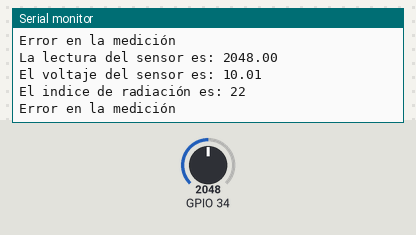
The sketch below on a simulated ESP32. Parts: the last lines printed to the serial monitor. The test bench sets the inputs (shaded band); at power-on: GPIO 34 = 2048.

Above: at 2.8 s.
2.9 s: GPIO 34 set to 1188
At 4.8 s:
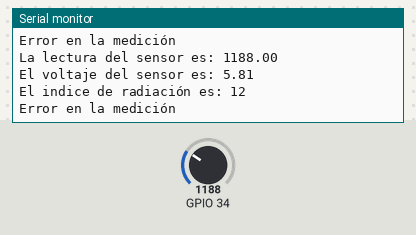
5.7 s: GPIO 34 set to 1063
At 7.4 s:
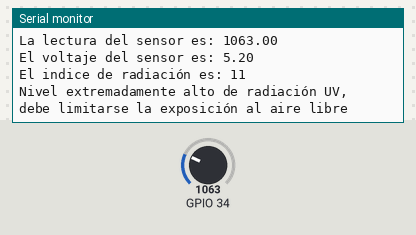
14.0 s: GPIO 34 set to 302
At 15.9 s:
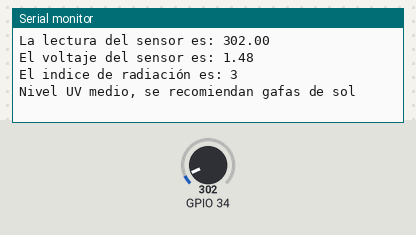
16.8 s: GPIO 34 set to 252
At 20.3 s:
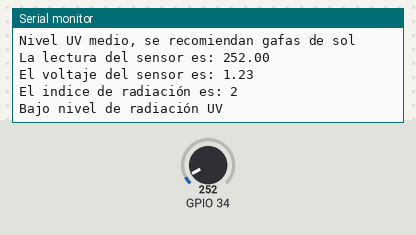
Timing chart, 0 to 21.8 s (numbered marks = the images above; inputs shaded):
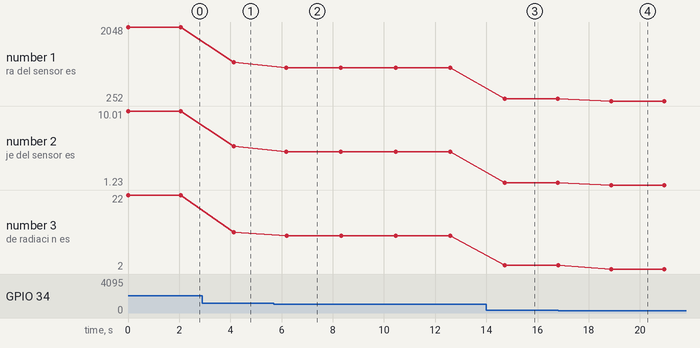

Measured:
- the behaviour switches between 1116 and 1115 on GPIO 34 (found by bisection; images 1 and 2)
- the behaviour switches between 279 and 278 on GPIO 34 (found by bisection; images 3 and 4)
- after the input at 2.9 s, the serial monitor: prints a new line after 1.2 s (image 1)
- after the input at 5.7 s, the serial monitor: prints a new line after 0.49 s (image 2)
- after the input at 14.0 s, the serial monitor: prints a new line after 0.72 s (image 3)
- after the input at 16.8 s, the serial monitor: prints a new line after 2.1 s (image 4)
- plotted number 1: 2048 → 1188 after the input at 2.9 s, 1188 → 1063 after the input at 5.7 s, 1063 → 302 after the input at 14.0 s, 302 → 252 after the input at 16.8 s
- plotted number 2: 10.01 → 5.81 after the input at 2.9 s, 5.81 → 5.2 after the input at 5.7 s, 5.2 → 1.48 after the input at 14.0 s, 1.48 → 1.23 after the input at 16.8 s

The sketch:

Sensor_de_radiacion_uv.ino
```cpp
float Sensorvalor;
float Sensorvoltaje;
int radiacion;

void setup() {
  Serial.begin(9600);
}

void loop() {
  Sensorvalor = analogRead(34);
  Sensorvoltaje = (Sensorvalor/1023)*5;
  radiacion = (Sensorvoltaje*11)/5;

  Serial.print("La lectura del sensor es: ");
  Serial.println(Sensorvalor);
  Serial.print("El voltaje del sensor es: ");
  Serial.println(Sensorvoltaje);
  Serial.print("El indice de radiación es: ");
  Serial.println(radiacion);

  if ((radiacion >=0)&&(radiacion<=2)) {
    Serial.println("Bajo nivel de radiación UV");
  }
  else if((radiacion >=3)&&(radiacion<=5)) {
    Serial.println("Nivel UV medio, se recomiendan gafas de sol");
  }
  else if((radiacion >=6)&&(radiacion<=7)) {
    Serial.println("Nivel alto, se recomiendan cremas protectoras");
  }
   else if((radiacion >= 8)&&(radiacion <=10)) {
    Serial.println("Nivel muy alto, sombra recomendada");
  }
   else if(radiacion == 11) {
    Serial.println("Nivel extremadamente alto de radiación UV, debe limitarse la exposición al aire libre");
  }
  else {
    Serial.println("Error en la medición");
  }

  Serial.println();

  delay(2000);
}
```
